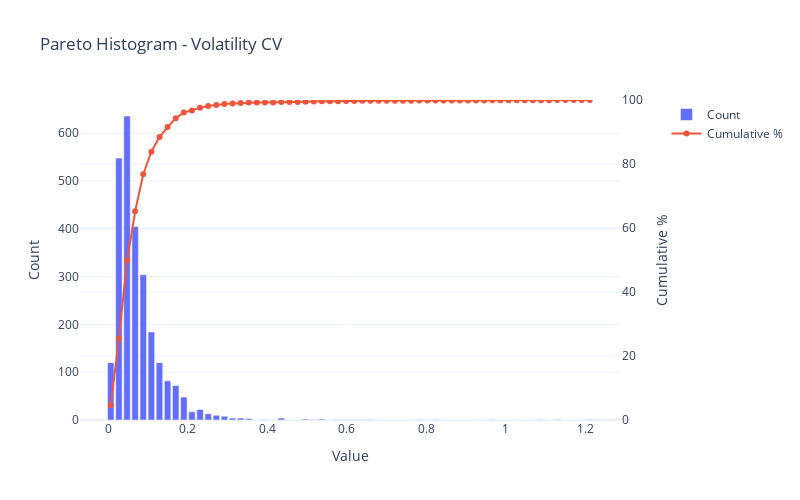

Notebook code cell kept with this figure:
### Code cell
# Histograma com Pareto
hist_data, bin_edges = np.histogram(df1["Volatility_CV"], bins = 60)
bins = bin_edges[:-1]

# Calcular soma cumulativa para a ordem de bin original
cumulative_counts = np.cumsum(hist_data)

# Converter contagens cumulativas em porcentagens
cumulative_percent = (cumulative_counts / cumulative_counts[-1]) * 100

# Plotting
fig = make_subplots(specs = [[{"secondary_y": True}]])

# Histograma
fig.add_trace(
    go.Bar(x = bins, y = hist_data, name = "Count", marker_color = "#636EFA")
    ,secondary_y = False
)

# Cumulative percentage line
fig.add_trace(
    go.Scatter(x = bins, y = cumulative_percent, mode = "lines+markers", name = "Cumulative %")
    ,secondary_y = True
)

# Aparencia
fig.update_layout(
    height = 500, width = 800
    ,title = "Pareto Histogram - Volatility CV"
    ,xaxis_title = "Value"
    ,template = "plotly_white"
)
fig.update_yaxes(title_text = "Count", secondary_y = False)
fig.update_yaxes(title_text = "Cumulative %", range = [0, 100], secondary_y = True)

# Plot show
fig.show()

### Figure 1 — Plotly figure (JSON) as saved in the notebook; plotly's stock layout.template omitted (floating-point values rounded to 4 significant figures)
{"data": [{"marker": {"color": "#636EFA"}, "name": "Count", "type": "bar", "x": [0.005581, 0.02602, 0.04646, 0.0669, 0.08734, 0.1078, 0.1282, 0.1487, 0.1691, 0.1895, 0.21, 0.2304, 0.2508, 0.2713, 0.2917, 0.3122, 0.3326, 0.353, 0.3735, 0.3939, 0.4144, 0.4348, 0.4552, 0.4757, 0.4961, 0.5166, 0.537, 0.5574, 0.5779, 0.5983, 0.6187, 0.6392, 0.6596, 0.6801, 0.7005, 0.7209, 0.7414, 0.7618, 0.7823, 0.8027, 0.8231, 0.8436, 0.864, 0.8844, 0.9049, 0.9253, 0.9458, 0.9662, 0.9866, 1.007, 1.028, 1.048, 1.068, 1.089, 1.109, 1.13, 1.15, 1.171, 1.191, 1.211], "xaxis": "x", "y": [120, 548, 636, 405, 304, 184, 120, 82, 72, 48, 17, 22, 13, 10, 8, 4, 4, 3, 0, 1, 0, 4, 0, 0, 2, 1, 2, 0, 1, 1, 1, 1, 1, 0, 0, 0, 0, 0, 1, 0, 1, 0, 0, 0, 0, 0, 0, 1, 0, 0, 0, 0, 0, 1, 0, 1, 0, 0, 0, 1], "yaxis": "y"}, {"mode": "lines+markers", "name": "Cumulative %", "type": "scatter", "x": [0.005581, 0.02602, 0.04646, 0.0669, 0.08734, 0.1078, 0.1282, 0.1487, 0.1691, 0.1895, 0.21, 0.2304, 0.2508, 0.2713, 0.2917, 0.3122, 0.3326, 0.353, 0.3735, 0.3939, 0.4144, 0.4348, 0.4552, 0.4757, 0.4961, 0.5166, 0.537, 0.5574, 0.5779, 0.5983, 0.6187, 0.6392, 0.6596, 0.6801, 0.7005, 0.7209, 0.7414, 0.7618, 0.7823, 0.8027, 0.8231, 0.8436, 0.864, 0.8844, 0.9049, 0.9253, 0.9458, 0.9662, 0.9866, 1.007, 1.028, 1.048, 1.068, 1.089, 1.109, 1.13, 1.15, 1.171, 1.191, 1.211], "xaxis": "x", "y": [4.578, 25.49, 49.75, 65.2, 76.8, 83.82, 88.4, 91.53, 94.28, 96.11, 96.76, 97.6, 98.09, 98.47, 98.78, 98.93, 99.08, 99.2, 99.2, 99.24, 99.24, 99.39, 99.39, 99.39, 99.47, 99.5, 99.58, 99.58, 99.62, 99.66, 99.69, 99.73, 99.77, 99.77, 99.77, 99.77, 99.77, 99.77, 99.81, 99.81, 99.85, 99.85, 99.85, 99.85, 99.85, 99.85, 99.85, 99.89, 99.89, 99.89, 99.89, 99.89, 99.89, 99.92, 99.92, 99.96, 99.96, 99.96, 99.96, 100], "yaxis": "y2"}], "layout": {"height": 500, "title": {"text": "Pareto Histogram - Volatility CV"}, "width": 800, "xaxis": {"anchor": "y", "autorange": true, "domain": [0, 0.94], "range": [-0.07207, 1.289], "title": {"text": "Value"}, "type": "linear"}, "yaxis": {"anchor": "x", "autorange": true, "domain": [0, 1], "range": [0, 669.5], "title": {"text": "Count"}, "type": "linear"}, "yaxis2": {"anchor": "x", "overlaying": "y", "range": [0, 100], "side": "right", "title": {"text": "Cumulative %"}, "type": "linear"}}}
